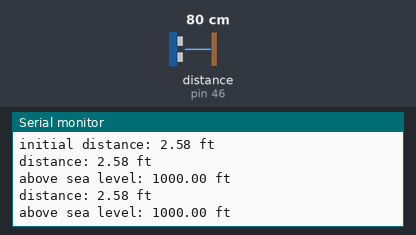
The sketch below on a simulated Arduino Mega 2560, built with avr-gcc and run on an emulated ATmega2560. Parts: the last lines printed to the serial monitor. The inputs (shaded band) are chosen by the test bench; at power-on: distance to the obstacle (sensor on pin 46) 80 cm. The echo pulse lasts 58.3 µs per cm.

Above: at 1.3 s.
1.4 s: distance to the obstacle (sensor on pin 46) set to 4 cm
At 2.7 s:
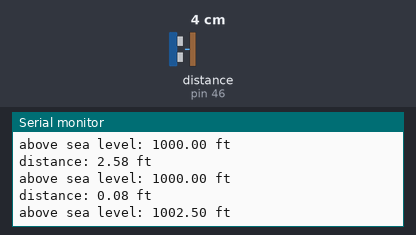
2.9 s: distance to the obstacle (sensor on pin 46) set to 9 cm
At 3.8 s:
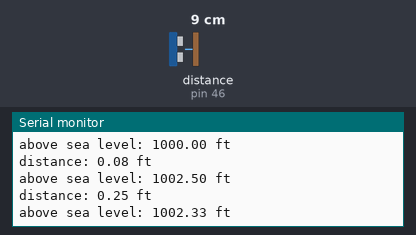
Timing chart, 0 to 5.9 s (numbered marks = the images above; inputs shaded):
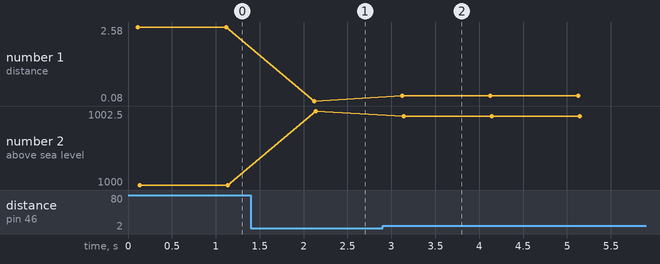

The sketch:

ping_tester.ino
```cpp
#include <NewPing.h>

#define trigPin 47
#define echoPin 46

NewPing sonar(trigPin, echoPin);
float initial_distance = 0;
float sea_level = 1000;

void setup() {
  Serial.begin(9600);
  pinMode(trigPin, OUTPUT);
  pinMode(echoPin, INPUT);
  Serial.println("*** Executing ping_tester.ino ***");

  while(initial_distance <= 0) {
    initial_distance = sonar.ping_in();
    delay(50);
  }
  initial_distance = initial_distance/12;
  Serial.print("initial distance: "); Serial.print(initial_distance); Serial.println(" ft");
  delay(50);
}

void loop() {
  float distance = sonar.ping_in();
  if(distance > 0) {
    distance = distance/12;
    Serial.print("distance: "); Serial.print(distance); Serial.println(" ft");
    distance = sea_level + (initial_distance - distance);
    Serial.print("above sea level: "); Serial.print(distance); Serial.println(" ft");
    delay(1000);
  }
  else {
    delay(50);
  }
}
```

Measured:
- after the input at 1.4 s, the serial monitor: prints a new line after 0.72 s (image 1)
- after the input at 2.9 s, the serial monitor: prints a new line after 0.22 s (image 2)
- plotted number 1: 2.58 → 0.08 after the input at 1.4 s, 0.08 → 0.25 after the input at 2.9 s
- plotted number 2: 1000 → 1002.5 after the input at 1.4 s, 1002.5 → 1002.33 after the input at 2.9 s
